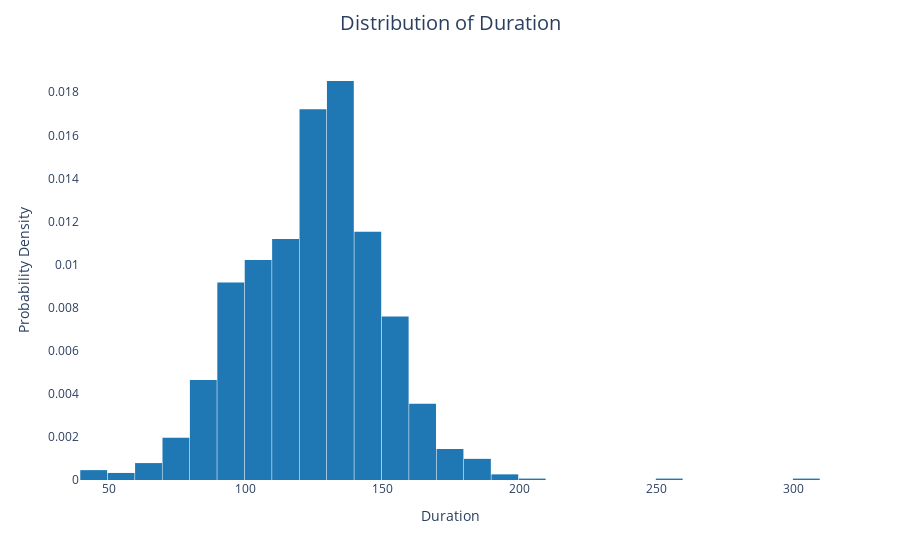

The code cell stored with this chart in its notebook:
### Markdown cell above
## Didtribution of Time Duration

### Code cell
fig_duration = px.histogram(df, x = 'Duration', histnorm='probability density', nbins = 40, color_discrete_sequence = colors)
fig_duration.update_traces(selector=dict(type='histogram'))
fig_duration.update_layout(title='Distribution of Duration', title_x=0.5, title_pad=dict(t=20), title_font=dict(size=20), xaxis_title='Duration', yaxis_title='Probability Density', xaxis=dict(showgrid=False), yaxis=dict(showgrid=False), bargap=0.02, plot_bgcolor = 'white')
fig_duration.show()

### Figure 1 — Plotly figure (JSON) as saved in the notebook; plotly's stock layout.template omitted (floating-point values rounded to 4 significant figures; data arrays with more than 128 entries replaced by an {"elided": "..."} marker saying what was removed)
{"data": [{"alignmentgroup": "True", "bingroup": "x", "histnorm": "probability density", "hovertemplate": "Duration=%{x}<br>probability density=%{y}<extra></extra>", "legendgroup": "", "marker": {"color": "#1f77b4", "pattern": {"shape": ""}}, "name": "", "nbinsx": 40, "offsetgroup": "", "orientation": "v", "showlegend": false, "type": "histogram", "x": {"elided": "1528 int values"}, "xaxis": "x", "yaxis": "y"}], "layout": {"bargap": 0.02, "barmode": "relative", "legend": {"tracegroupgap": 0}, "margin": {"t": 60}, "plot_bgcolor": "white", "title": {"font": {"size": 20}, "pad": {"t": 20}, "text": "Distribution of Duration", "x": 0.5}, "xaxis": {"anchor": "y", "domain": [0, 1], "showgrid": false, "title": {"text": "Duration"}}, "yaxis": {"anchor": "x", "domain": [0, 1], "showgrid": false, "title": {"text": "Probability Density"}}}}
